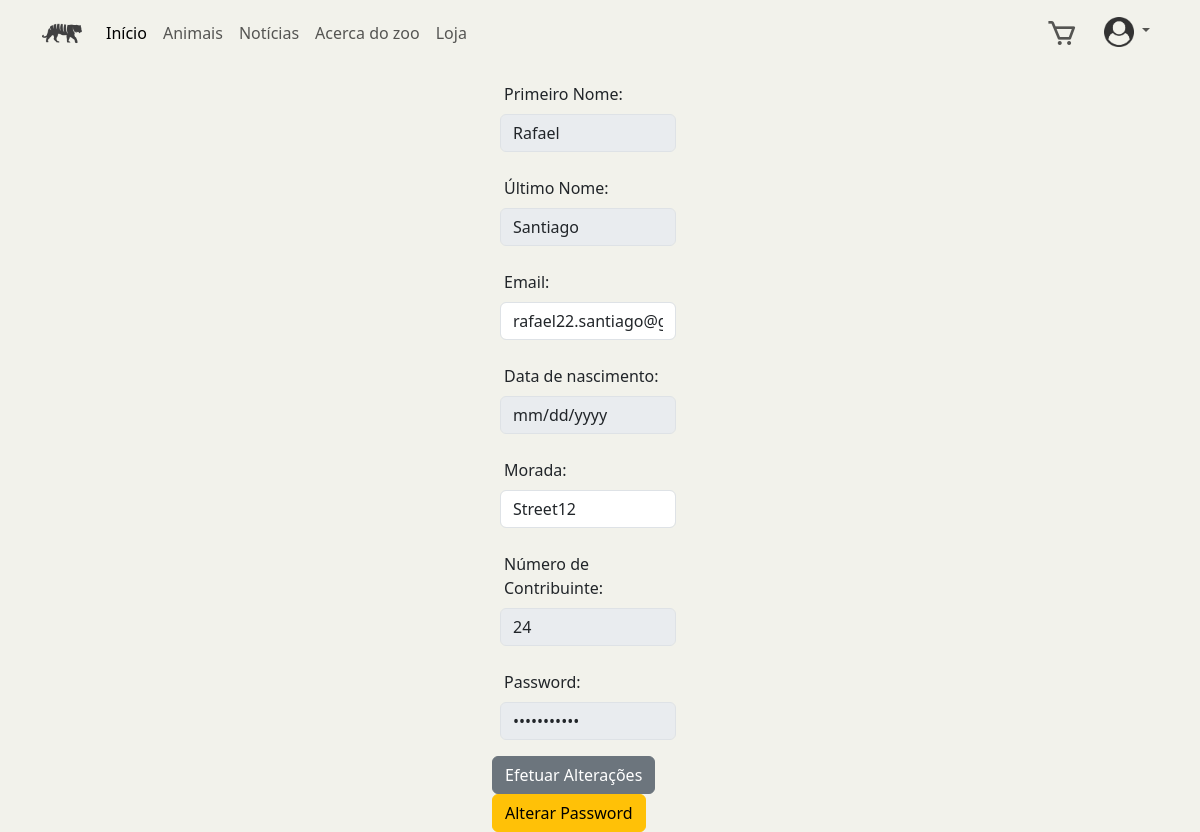
The page /informacao_pessoal (signed in) on the database as committed earlier.
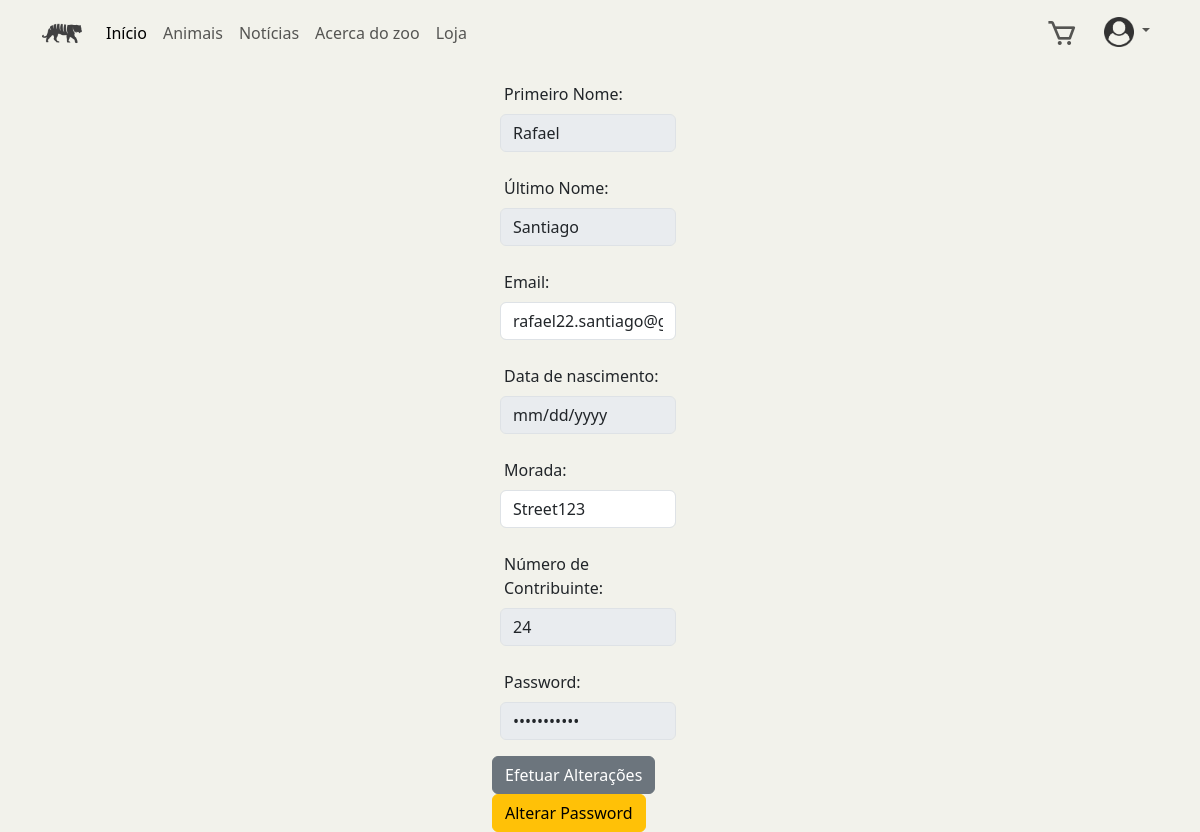
The same page on the database as committed later.
### ZOO_App/models.py (models this page shows)
class Utilizador(models.Model):
    user = models.OneToOneField(User, on_delete=models.CASCADE)
    data_nascimento = models.DateField()
    morada = models.CharField(max_length=100)
    numero_contribuinte = models.IntegerField()

### ZOO_App/views.py (the view)
# urls.py: path('informacao_pessoal',views.render_informacao_pessoal, name='informacao_pessoal'),
@login_required(login_url='/login')
def render_informacao_pessoal(request):
    user = User.objects.get(id=request.user.id)
    utilizador = Utilizador.objects.get(id=request.user.utilizador.id)
    if request.method == 'POST':
        address = request.POST['address']
        email = request.POST['email']
        if request.user.email != email:
            user.email = email
            user.save()
        if request.user.utilizador.morada != address:
            utilizador.morada = address
            utilizador.save()
        return render(request, 'ZOO_App/informacao_pessoal.html', {'user': user, 'utilizador': utilizador})
    else:
        return render(request, 'ZOO_App/informacao_pessoal.html', {'user': user, 'utilizador': utilizador})

### ZOO_App/templates/ZOO_App/informacao_pessoal.html (shortened to what this page needs)
{%extends "./index.html"%} {% block conteudo %} {% load static %}
<form
  action="{% url 'ZOO_App:informacao_pessoal' %}"
  method="post"
  class="row w-100 mt-3 justify-content-center"
>
  <div class="col-2">
    <label for="first_name" class="form-label ms-1">Primeiro Nome: </label>
    <input
      class="form-control"
      type="text"
      name="first_name"
      value="{{ user.first_name }}"
      disabled
    />
    <br />
    <label for="last_name" class="form-label ms-1">Último Nome: </label>
    <input
      class="form-control"
      type="text"
      name="last_name"
      value="{{ user.last_name }}"
      disabled
    />
    <br />
    <label for="email" class="form-label ms-1">Email: </label>
    <input
      class="form-control"
      type="email"
      name="email"
      value="{{ user.email }}"
    />
    <br />
    <label for="birthday" class="form-label ms-1">Data de nascimento: </label>
    <input
      class="form-control"
      type="date"
      name="birthday"
      value="{{ utilizador.data_nascimento }}"
      disabled
    />
    <br />
    <label for="address" class="form-label ms-1">Morada: </label>
    <input
      class="form-control"
      type="text"
      name="address"
      value="{{ utilizador.morada }}"
    />
    <br />
    <label for="TIN" class="form-label ms-1">Número de Contribuinte: </label>
    <input
      class="form-control"
      type="number"
      name="TIN"
      value="{{ utilizador.numero_contribuinte }}"
      disabled
    />
    <br />
    <label for="password" class="form-label ms-1">Password: </label>
    <input
      class="form-control"
      type="password"
      name="password"
      value="-----------"
      disabled
    />
    <div class="row mt-3">
      <div class="col-auto g-0 ms-1">
        <input
          type="submit"
          value="Efetuar Alterações"
          class="btn btn-secondary"
        />
        <a href="{% url 'ZOO_App:alterar_password' %}" class="btn btn-warning"
          >Alterar Password</a
        >
      </div>
    </div>
  </div>
</form>
{% endblock %}

Rows that differ between the two databases and show on the page:
changed Utilizador: address "Street12" → "Street123"
